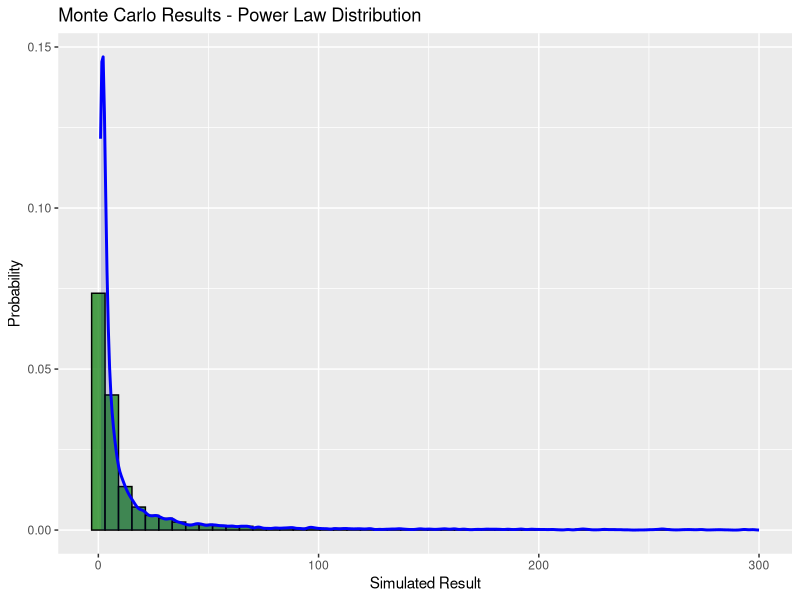
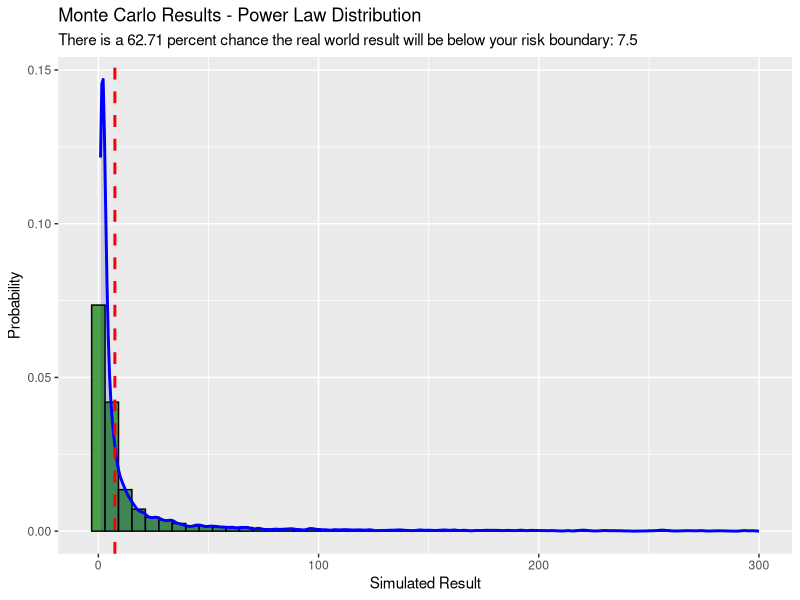

Reproduce these figures in R, in order.
## ---- chunk 1
slope <- 2
intercept <- 0
## ---- chunk 2
trials <- 10000
## ---- chunk 3
MCTable <- as.data.frame(matrix(0, ncol = 1, nrow = trials))
names(MCTable) <- c("results")
i <- 1
while (i <= trials) {
  MCTable[i,1] <- 10 ^ (log10(1 / runif(1)) * slope + intercept)
  i <- i + 1
}
## ---- chunk 4
library(ggplot2)
MCHistogram <- ggplot(data = MCTable, aes(MCTable$results)) + 
  geom_histogram(aes(y = stat(density)),
                 col = "black",
                 fill = "forestgreen",
                 alpha = .8,
                 bins = 50) +
  geom_density(col = "blue",
               lwd = 1,
               fill = "navyblue",
               alpha = .15) +
  labs(title = "Monte Carlo Results - Power Law Distribution",
       x = "Simulated Result",
       y = "Probability") +
  xlim(NA, slope * 150)
MCHistogram
## ---- chunk 5
riskBoundary <- 7.5
## ---- chunk 6
MCTable$belowRisk <- ifelse(MCTable$results < riskBoundary, 1, 0)
riskProbability <- as.double(mean(MCTable$belowRisk)) * 100
riskGraph <- MCHistogram +
  geom_vline(aes(xintercept = riskBoundary),
             color = "red", 
             linetype = "dashed", 
             size = 1) +
  labs(subtitle = paste("There is a", riskProbability, "percent chance the real world result will be below your risk boundary:", riskBoundary))
riskGraph
